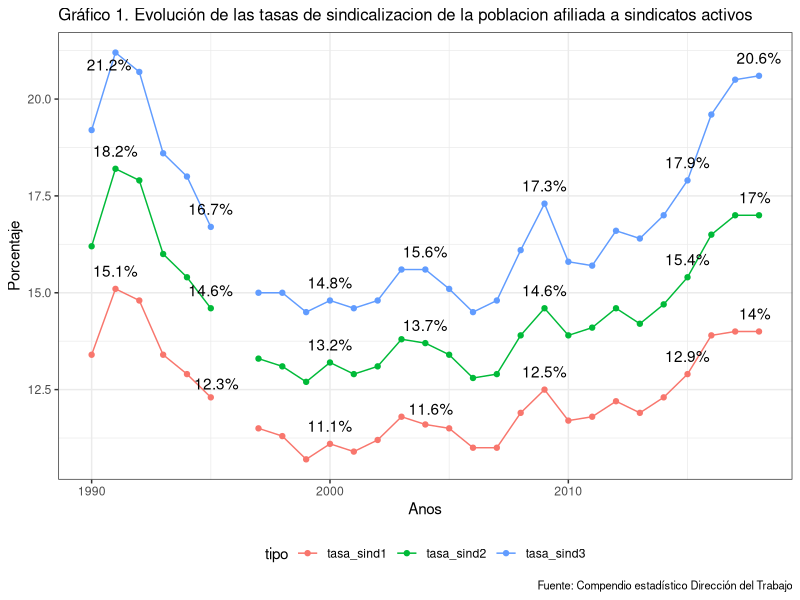
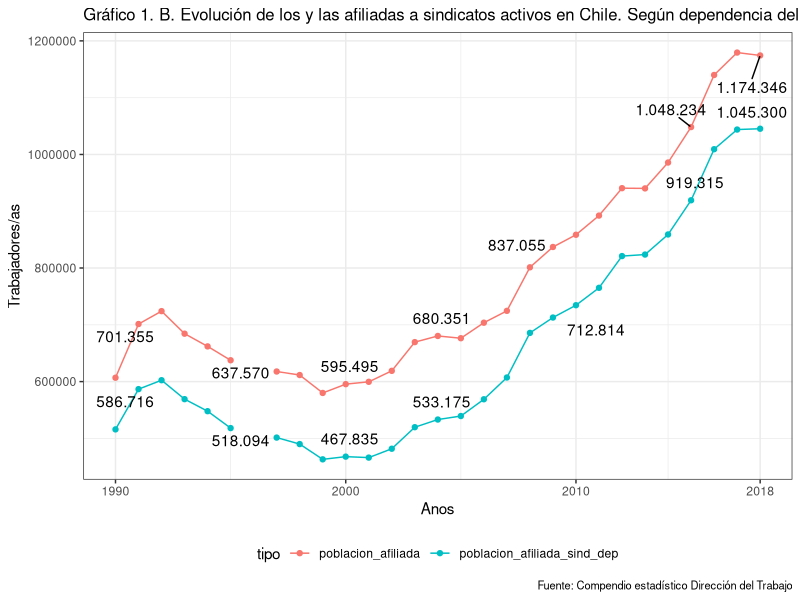
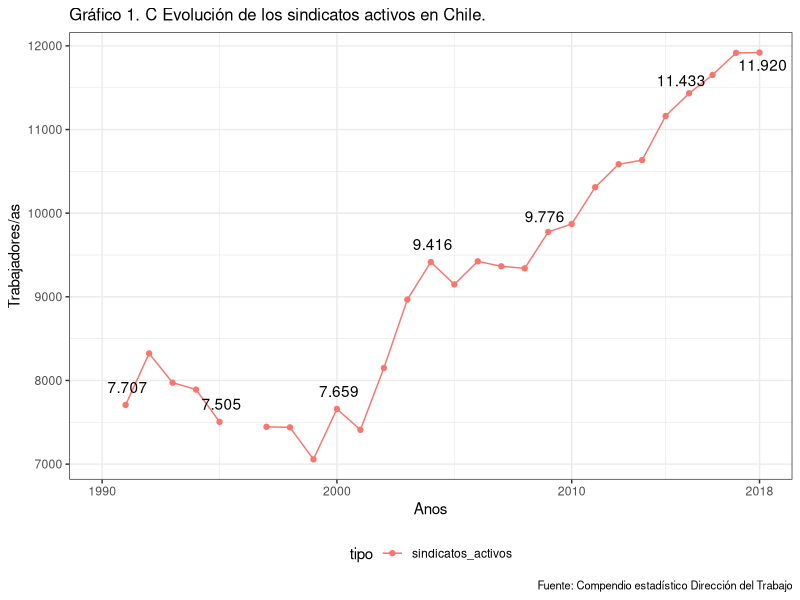
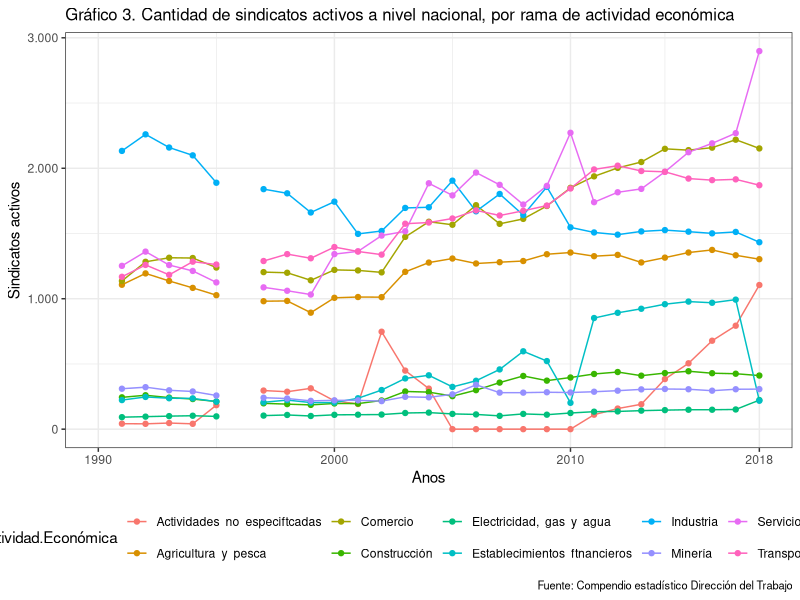
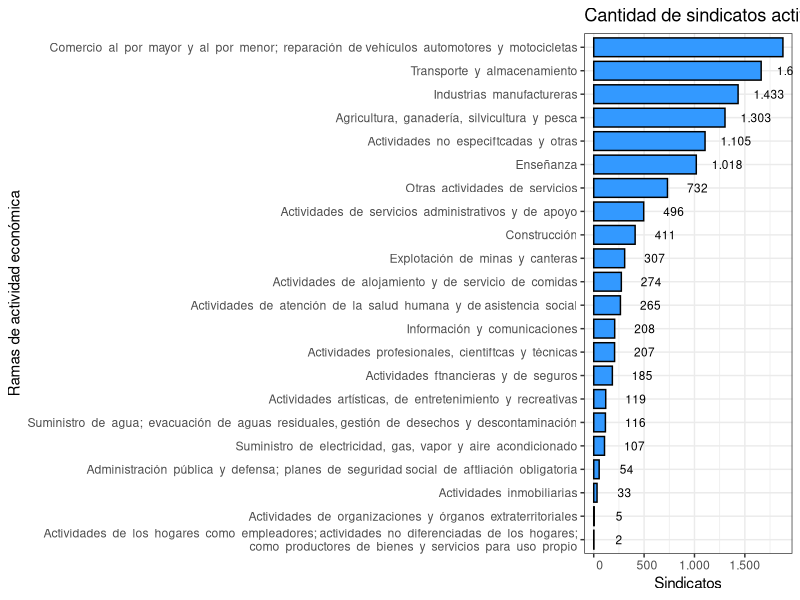
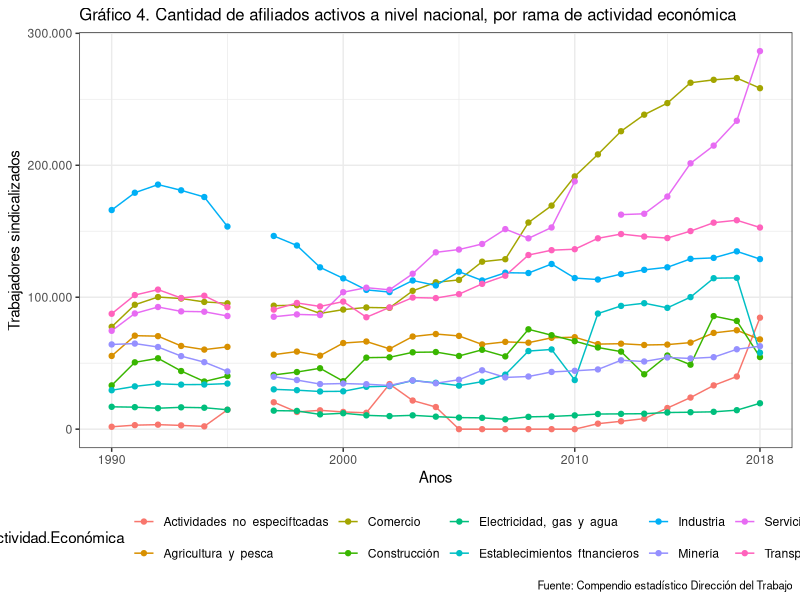
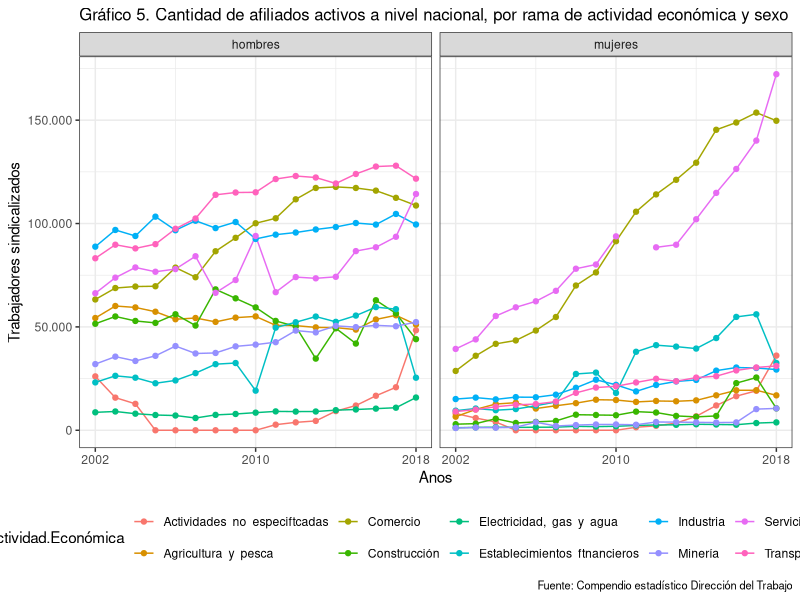
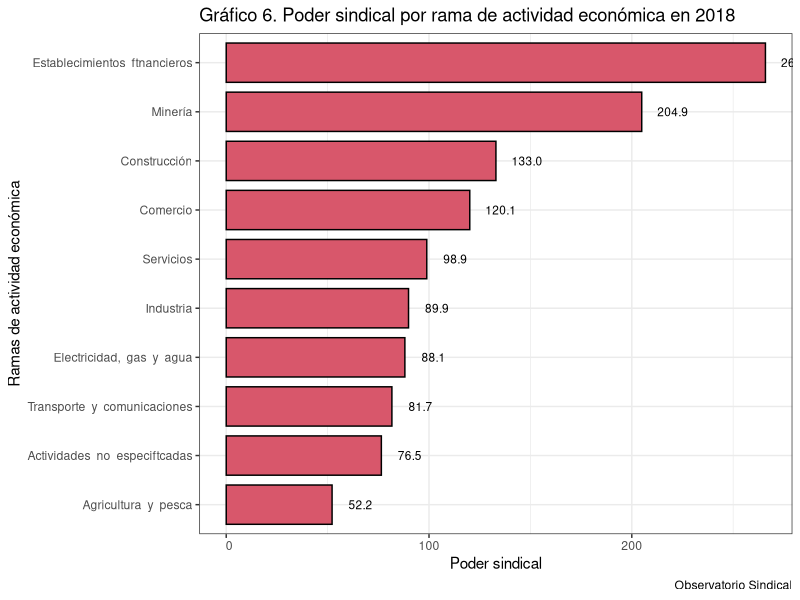

Source code (R) for these figures, in order: (Note: this script raises an error after producing the figures.)
library(tidyverse)
library(ggrepel)
library(openxlsx)
library(tibble)


# 1. OOSS -----------------------------------------------------------------



#### Cuadro1. Cantidad de sindicatos activos, poblacion afiliada a sindicatos activos, fuerza de trabajo y tasas de sindicalización, años 1990 a 1999 ####

f0<-c("ano",
      "sindicatos_activos",
      "poblacion_afiliada",
      "ft_ocupada1",
      "tasa_sind1",
      "ft_ocupada2",
      "tasa_sind2",
      "poblacion_afiliada_sind_dep",
      "ft_ocupada3",
      "tasa_sind3")

cuadro1<-rbind(
c(1990 ,NA   ,606812 ,4525530 ,13.4, 3745599, 16.2, 515825 ,2692459, 19.2),
c(1991 ,7707 ,701355 ,4630670 ,15.1, 3862016, 18.2, 586716 ,2765416, 21.2),
c(1992 ,8323 ,724065 ,4877430 ,14.8, 4054999, 17.9, 602435 ,2909679, 20.7),
c(1993 ,7974 ,684361 ,5109290 ,13.4, 4280082, 16.0, 569066 ,3067602, 18.6),
c(1994 ,7891 ,661966 ,5122760 ,12.9, 4305265, 15.4, 547862 ,3038135, 18.0),
c(1995 ,7505 ,637570 ,5174410 ,12.3, 4364825, 14.6, 518094 ,3100665, 16.7),
c(1996 ,NA   , NA     ,5298680 ,NA   ,4525632 ,NA   ,NA      ,3243452,  NA),
c(1997 ,7446 ,617761 ,5380190 ,11.5, 4643794, 13.3, 501386 ,3350654, 15.0),
c(1998 ,7439 ,611535 ,5432350 ,11.3, 4657376, 13.1, 489957 ,3276276, 15.0),
c(1999 ,7057 ,579996 ,5404480 ,10.7, 4552804, 12.7, 463071 ,3192874, 14.5),
c(2000, 7659, 595495, 5381460, 11.1, 4528339, 13.2, 467835, 3170319, 14.8),
c(2001, 7410, 599610, 5479390, 10.9, 4631937, 12.9, 466138, 3187987, 14.6),
c(2002, 8149, 618930, 5531260, 11.2, 4723018, 13.1, 481749, 3253178, 14.8),
c(2003, 8967, 669507, 5675130, 11.8, 4849564, 13.8, 519687, 3326674, 15.6),
c(2004, 9416, 680351, 5862900, 11.6, 4979719, 13.7, 533175, 3423609, 15.6),
c(2005, 9148, 676368, 5904999, 11.5, 5054172, 13.4, 539326, 3581293, 15.1),
c(2006, 9424, 703706, 6410982, 11.0, 5477846, 12.8, 568856, 3933474, 14.5),
c(2007, 9365, 724606, 6567241, 11.0, 5622264, 12.9, 607190, 4099492, 14.8),
c(2008, 9340, 801251, 6740408, 11.9, 5782781, 13.9, 685763, 4251018, 16.1),
c(2009, 9776, 837055, 6710990, 12.5, 5747152, 14.6, 712814, 4131857, 17.3),
c(2010, 9871  ,858571,  7353835, 11.7, 6172536, 13.9, 734495  ,4646299, 15.8),
c(2011 ,10310 ,892365,  7564346, 11.8, 6348945, 14.1, 765138  ,4863073, 15.7),
c(2012 ,10585 ,940603,  7699431, 12.2, 6441986, 14.6, 821041  ,4960005, 16.6),
c(2013 ,10634 ,940222,  7904048, 11.9, 6600648, 14.2, 823722  ,5024782, 16.4),
c(2014 ,11162 ,985770,  8013717, 12.3, 6686276, 14.7, 859093  ,5061592, 17.0),
c(2015 ,11433 ,1048234, 8136356, 12.9, 6815314, 15.4, 919315  ,5133964, 17.9),
c(2016 ,11653 ,1139955 ,8216865 ,13.9 ,6901108 ,16.5 ,1009255 ,5142873, 19.6),
c(2017 ,11916 ,1179445 ,8406527 ,14.0 ,6930930 ,17.0 ,1043865 ,5099920, 20.5),
c(2018 ,11920 ,1174346 ,8414056 ,14.0 ,6927523 ,17.0 ,1045300 ,5068372, 20.6)
)

cuadro1<-cuadro1 %>% as.data.frame()
names(cuadro1)<-f0
cuadro1


# Grafico 1

cuadro1 %>% select(ano,tasa_sind1,tasa_sind2,tasa_sind3) %>% 
  gather(tipo,tasa,-ano) %>% mutate(tasa=as.numeric(tasa)) %>% 
  ggplot(aes(x=ano,y=tasa,color=tipo)) + geom_line() + geom_point() + theme_bw() + 
  labs(title = "Gráfico 1. Evolución de las tasas de sindicalizacion de la poblacion afiliada a sindicatos activos",
       x="Anos",
       y = "Porcentaje",
       caption = "Fuente: Compendio estadístico Dirección del Trabajo") + 
  theme(legend.position = "bottom",plot.title = element_text(size=12),
        plot.subtitle = element_text(size=10),
        plot.caption = element_text(size=8)) + 
  geom_text_repel(aes(label=ifelse(ano%in%c(1991,1995,2000,2004,2009,2015,2018),format(paste0(round(tasa,1),"%")),"")), vjust=-1,colour="black")




ggsave(
  plot = last_plot(),
  filename = "Output/Graficos/1. OOSS/grafico1.Evolucion de las tasas de sindicalizacion de la poblacion afiliada a sindicatos activos.png",
  device = "png",
  dpi = "retina",
  units = "cm",
  width = 33,
  height = 17
)


cuadro1 %>% select(ano,poblacion_afiliada,poblacion_afiliada_sind_dep) %>% 
  gather(tipo,tasa,-ano) %>% mutate(tasa=as.numeric(tasa)) %>% 
  ggplot(aes(x=ano,y=tasa,color=tipo)) + geom_line() + geom_point() + theme_bw() + 
  labs(title = "Gráfico 1. B. Evolución de los y las afiliadas a sindicatos activos en Chile. Según dependencia del sindicato.",
       x="Anos",
       y = "Trabajadores/as",
       caption = "Fuente: Compendio estadístico Dirección del Trabajo") + 
  theme(legend.position = "bottom",plot.title = element_text(size=12),
        plot.subtitle = element_text(size=10),
        plot.caption = element_text(size=8)) + 
  geom_text_repel(aes(label=ifelse(ano%in%c(1991,1995,2000,2004,2009,2015,2018),format(tasa, big.mark = ".", scientific = FALSE),"")), vjust=-1,colour="black") +
  scale_x_continuous(limits = c(1990, 2018),breaks = c(1990,2000,2010,2018))

ggsave(
  plot = last_plot(),
  filename = "Output/Graficos/1. OOSS/grafico1.B Evolución de los y las afiliadas a sindicatos activos en Chile. Según dependencia del sindicato.png",
  device = "png",
  dpi = "retina",
  units = "cm",
  width = 33,
  height = 17
)


cuadro1 %>% select(ano,sindicatos_activos) %>% 
  gather(tipo,tasa,-ano) %>% mutate(tasa=as.numeric(tasa)) %>% 
  ggplot(aes(x=ano,y=tasa,color=tipo)) + geom_line() + geom_point() + theme_bw() + 
  labs(title = "Gráfico 1. C Evolución de los sindicatos activos en Chile.",
       x="Anos",
       y = "Trabajadores/as",
       caption = "Fuente: Compendio estadístico Dirección del Trabajo") + 
  theme(legend.position = "bottom",plot.title = element_text(size=12),
        plot.subtitle = element_text(size=10),
        plot.caption = element_text(size=8)) + 
  geom_text_repel(aes(label=ifelse(ano%in%c(1991,1995,2000,2004,2009,2015,2018),format(tasa, big.mark = ".", scientific = FALSE),"")), vjust=-1,colour="black") +
  scale_x_continuous(limits = c(1990, 2018),breaks = c(1990,2000,2010,2018))


ggsave(
  plot = last_plot(),
  filename = "Output/Graficos/1. OOSS/grafico1.C Evolución de los sindicatos activos en Chile.png",
  device = "png",
  dpi = "retina",
  units = "cm",
  width = 33,
  height = 17
)


#### Cuadro 2. Cantidad de trabajadores afiliados a sindicatos activos, fuerza de trabajo ocupada, y tasa de sindicalización, según sexo ####

cuadro2<-rbind(
c(2002, 497272, 121658, 618930 , 3241454, 1481566, 4723020, 15.3, 8.2  ,13.1),
c(2003, 531238, 138269, 669507 , 3298663, 1550891, 4849554, 16.1, 8.9  ,13.8),
c(2004, 522271, 158080, 680351 , 3335792, 1643938, 4979730, 15.7, 9.6  ,13.7),
c(2005, 515114, 161254, 676368 , 3376302, 1677870, 5054172, 15.3, 9.6  ,13.4),
c(2006, 532661, 171045, 703706 , 3627100, 1850746, 5477846, 14.7, 9.2  ,12.8),
c(2007, 537651, 186955, 724606 , 3683805, 1938459, 5622264, 14.6, 9.6  ,12.9),
c(2008, 562172, 239079, 801251 , 3738207, 2044574, 5782781, 15.0, 11.7 ,13.9),
c(2009, 580795, 256260, 837055 , 3661636, 2085516, 5747152, 15.9, 12.3 ,14.6),
c(2010, 585384, 273187, 858571 , 3822903, 2349633, 6172536, 15.3, 11.6 ,13.9),
c(2011, 593203, 299162, 892365 , 3883465, 2465480, 6348945, 15.3, 12.1 ,14.1),
c(2012, 618610, 321993, 940603 , 3930414, 2511571, 6441986, 15.7, 12.8 ,14.6),
c(2013, 610485, 329737, 940222 , 4005377, 2595271, 6600648, 15.2, 12.7 ,14.2),
c(2014, 630512, 355258, 985770 , 4035930, 2650346, 6686276, 15.6, 13.4 ,14.7),
c(2015, 646093, 402141, 1048234, 4081413, 2733898, 6815311, 15.8, 14.7 ,15.4),
c(2016, 683516, 455528, 1139044, 4153796, 2747312, 6901108, 16.5, 16.6 ,16.5),
c(2017, 691381, 488064, 1179445, 4157795, 2773138, 6930933, 16.6, 17.6 ,17.0),
c(2018, 681399, 492947, 1174346, 4149084, 2778439, 6927523, 16.4, 17.7 ,17.0)
) %>% as.data.frame()

names(cuadro2)<-c("ano","afiliados_hombres","afiliados_mujeres","afiliados_total",
                  "ft_hombres","ft_mujeres","ft_total","ft_hombres", "ft_mujeres","ft_total")


#### Cuadro 3. Cantidad de sindicatos activos a nivel nacional, por rama de actividad económica ####

# CIIU rev 2 1991-2010
cuadro3_1<-cbind(
read.xlsx("Input/Ilovepdf/1. OOSS.xlsx",sheet = 5,rows=c(1:12),cols=c(1:8),na.strings = "**"),
read.xlsx("Input/Ilovepdf/1. OOSS.xlsx",sheet = 6,rows=c(1:12),cols=c(2:8),na.strings = "**"),
read.xlsx("Input/Ilovepdf/1. OOSS.xlsx",sheet = 7,rows=c(2:13),cols=c(2:8),na.strings = "**")
)

# CIIU rev 3 2011-2017
cuadro3_2<-read.xlsx("Input/Ilovepdf/1. OOSS.xlsx",sheet = 8,rows=c(2:21),cols=c(1:8),na.strings = "**")

# CIIU rev 4 2018
cuadro3_3<-read.xlsx("Input/Ilovepdf/1. OOSS.xlsx",sheet = 9,rows=c(2:25),cols=c(1:2),na.strings = "**")


cuadro3_2_r<-cuadro3_2 %>% add_row(Rama.Actividad.Económica="Agricultura  y  pesca",
                      `2011`=sum(.$`2011`[1]+.$`2011`[2]),
                      `2012`=sum(.$`2012`[1]+.$`2012`[2]),
                      `2013`=sum(.$`2013`[1]+.$`2013`[2]),
                      `2014`=sum(.$`2014`[1]+.$`2014`[2]),
                      `2015`=sum(.$`2015`[1]+.$`2015`[2]),
                      `2016`=sum(.$`2016`[1]+.$`2016`[2]),
                      `2017`=sum(.$`2017`[1]+.$`2017`[2])) %>% 
  
              add_row(Rama.Actividad.Económica="Minería",
                      `2011`=sum(.$`2011`[3]),
                      `2012`=sum(.$`2012`[3]),
                      `2013`=sum(.$`2013`[3]),
                      `2014`=sum(.$`2014`[3]),
                      `2015`=sum(.$`2015`[3]),
                      `2016`=sum(.$`2016`[3]),
                      `2017`=sum(.$`2017`[3])) %>%
  
              add_row(Rama.Actividad.Económica="Industria",
                      `2011`=sum(.$`2011`[4]),
                      `2012`=sum(.$`2012`[4]),
                      `2013`=sum(.$`2013`[4]),
                      `2014`=sum(.$`2014`[4]),
                      `2015`=sum(.$`2015`[4]),
                      `2016`=sum(.$`2016`[4]),
                      `2017`=sum(.$`2017`[4])) %>%
  
              add_row(Rama.Actividad.Económica="Electricidad,  gas  y  agua",
                      `2011`=sum(.$`2011`[5]),
                      `2012`=sum(.$`2012`[5]),
                      `2013`=sum(.$`2013`[5]),
                      `2014`=sum(.$`2014`[5]),
                      `2015`=sum(.$`2015`[5]),
                      `2016`=sum(.$`2016`[5]),
                      `2017`=sum(.$`2017`[5])) %>%
  
              add_row(Rama.Actividad.Económica="Construcción",
                      `2011`=sum(.$`2011`[6]),
                      `2012`=sum(.$`2012`[6]),
                      `2013`=sum(.$`2013`[6]),
                      `2014`=sum(.$`2014`[6]),
                      `2015`=sum(.$`2015`[6]),
                      `2016`=sum(.$`2016`[6]),
                      `2017`=sum(.$`2017`[6])) %>%
  
              add_row(Rama.Actividad.Económica="Comercio",
                      `2011`=sum(.$`2011`[7]+.$`2011`[8]),
                      `2012`=sum(.$`2012`[7]+.$`2012`[8]),
                      `2013`=sum(.$`2013`[7]+.$`2013`[8]),
                      `2014`=sum(.$`2014`[7]+.$`2014`[8]),
                      `2015`=sum(.$`2015`[7]+.$`2015`[8]),
                      `2016`=sum(.$`2016`[7]+.$`2016`[8]),
                      `2017`=sum(.$`2017`[7]+.$`2017`[8])) %>%
  
              add_row(Rama.Actividad.Económica="Transporte  y  comunicaciones",
                      `2011`=sum(.$`2011`[9]),
                      `2012`=sum(.$`2012`[9]),
                      `2013`=sum(.$`2013`[9]),
                      `2014`=sum(.$`2014`[9]),
                      `2015`=sum(.$`2015`[9]),
                      `2016`=sum(.$`2016`[9]),
                      `2017`=sum(.$`2017`[9])) %>%
  
              add_row(Rama.Actividad.Económica="Establecimientos  ftnancieros",
                      `2011`=sum(.$`2011`[10]+.$`2011`[11]),
                      `2012`=sum(.$`2012`[10]+.$`2012`[11]),
                      `2013`=sum(.$`2013`[10]+.$`2013`[11]),
                      `2014`=sum(.$`2014`[10]+.$`2014`[11]),
                      `2015`=sum(.$`2015`[10]+.$`2015`[11]),
                      `2016`=sum(.$`2016`[10]+.$`2016`[11]),
                      `2017`=sum(.$`2017`[10]+.$`2017`[11])) %>%
  
              add_row(Rama.Actividad.Económica="Servicios",
                      `2011`=sum(.$`2011`[12]+.$`2011`[13]+.$`2011`[14]+.$`2011`[15]+.$`2011`[16]+.$`2011`[17]),
                      `2012`=sum(.$`2012`[12]+.$`2012`[13]+.$`2012`[14]+.$`2012`[15]+.$`2012`[16]+.$`2012`[17]),
                      `2013`=sum(.$`2013`[12]+.$`2013`[13]+.$`2013`[14]+.$`2013`[15]+.$`2013`[16]+.$`2013`[17]),
                      `2014`=sum(.$`2014`[12]+.$`2014`[13]+.$`2014`[14]+.$`2014`[15]+.$`2014`[16]+.$`2014`[17]),
                      `2015`=sum(.$`2015`[12]+.$`2015`[13]+.$`2015`[14]+.$`2015`[15]+.$`2015`[16]+.$`2015`[17]),
                      `2016`=sum(.$`2016`[12]+.$`2016`[13]+.$`2016`[14]+.$`2016`[15]+.$`2016`[16]+.$`2016`[17]),
                      `2017`=sum(.$`2017`[12]+.$`2017`[13]+.$`2017`[14]+.$`2017`[15]+.$`2017`[16]+.$`2017`[17])) %>%
  
              add_row(Rama.Actividad.Económica="Actividades  no  especiftcadas",
                      `2011`=sum(.$`2011`[18]),
                      `2012`=sum(.$`2012`[18]),
                      `2013`=sum(.$`2013`[18]),
                      `2014`=sum(.$`2014`[18]),
                      `2015`=sum(.$`2015`[18]),
                      `2016`=sum(.$`2016`[18]),
                      `2017`=sum(.$`2017`[18]))


cuadro3_3_r<-cuadro3_3 %>% add_row(Rama.Actividad.Económica="Agricultura  y  pesca",
                                   `2018`=sum(.$`2018`[1])) %>% 
  
  add_row(Rama.Actividad.Económica="Minería",
          `2018`=sum(.$`2018`[2])) %>%
  
  add_row(Rama.Actividad.Económica="Industria",
          `2018`=sum(.$`2018`[3])) %>%
  
  add_row(Rama.Actividad.Económica="Electricidad,  gas  y  agua",
          `2018`=sum(.$`2018`[4]+.$`2018`[5])) %>%
  
  add_row(Rama.Actividad.Económica="Construcción",
          `2018`=sum(.$`2018`[6])) %>%
  
  add_row(Rama.Actividad.Económica="Comercio",
          `2018`=sum(.$`2018`[7]+.$`2018`[9])) %>%
  
  add_row(Rama.Actividad.Económica="Transporte  y  comunicaciones",
          `2018`=sum(.$`2018`[8]+.$`2018`[10])) %>%
  
  add_row(Rama.Actividad.Económica="Establecimientos  ftnancieros",
          `2018`=sum(.$`2018`[11]+.$`2018`[12])) %>%
  
  add_row(Rama.Actividad.Económica="Servicios",
          `2018`=sum(.$`2018`[13]+.$`2018`[14]+.$`2018`[15]+.$`2018`[16]+.$`2018`[17]+.$`2018`[18]+.$`2018`[19]+.$`2018`[20]+.$`2018`[21])) %>%
  
  add_row(Rama.Actividad.Económica="Actividades  no  especiftcadas",
          `2018`=sum(.$`2018`[22]))

  
cuadro3<-merge(cuadro3_1,cuadro3_2_r,by="Rama.Actividad.Económica",all.x = TRUE)
cuadro3<-merge(cuadro3,cuadro3_3_r,by="Rama.Actividad.Económica",all.x = TRUE)

cuadro3<-unique( cuadro3 )
cuadro3<-cuadro3[-3,]

# Grafico 3
cuadro3 %>% filter(Rama.Actividad.Económica!="Total") %>% 
  gather(ano,sindicatos,-Rama.Actividad.Económica) %>% mutate(tasa=as.numeric(sindicatos),
                                                              ano=as.numeric(ano)) %>% 
  ggplot(aes(x=ano,y=sindicatos,color=Rama.Actividad.Económica)) + geom_line() + geom_point() + theme_bw() + 
  labs(title = "Gráfico 3. Cantidad de sindicatos activos a nivel nacional, por rama de actividad económica",
       x="Anos",
       y = "Sindicatos activos",
       caption = "Fuente: Compendio estadístico Dirección del Trabajo") + 
  theme(legend.position = "bottom",plot.title = element_text(size=12),
        plot.subtitle = element_text(size=10),
        plot.caption = element_text(size=8)) + scale_y_continuous(labels=function(x) format(x, big.mark = ".", scientific = FALSE))+
  scale_x_continuous(limits = c(1990, 2018),breaks = c(1990,2000,2010,2018))

ggsave(
  plot = last_plot(),
  filename = "Output/Graficos/1. OOSS/grafico3.Cantidad de sindicatos activos a nivel nacional, por rama de actividad económica.png",
  device = "png",
  dpi = "retina",
  units = "cm",
  width = 33,
  height = 17
)


#### Cuadro 3 solo 2018 (ramas desagregadas)

cuadro3_3 %>% filter(Rama.Actividad.Económica!="Total") %>% 
  ggplot(aes(x=as.factor(reorder(Rama.Actividad.Económica,`2018`)),y=`2018`))+
  geom_bar(stat="identity", fill="#3399FF", colour="black", width=0.8) + 
  scale_y_continuous(labels=function(x) format(x, big.mark = ".", scientific = FALSE)) +
  theme_bw() +  coord_flip() + 
  geom_text(aes(label = format(`2018`, big.mark = ".", scientific = FALSE)), hjust=-0.5, colour = "black", size=3.0) +
  labs(title="Cantidad de sindicatos activos a nivel nacional, por rama de actividad económica en 2018",
       x="Ramas de actividad económica", 
       y = "Sindicatos")



#### Cuadro 4. y 5. Cantidad de afiliados ####

## 1990 a 2001
cuadro4_1<-cbind(
  read.xlsx("Input/Ilovepdf/1. OOSS.xlsx",sheet = 10,rows=c(1:12),cols=c(1:7),na.strings = "**"),
  read.xlsx("Input/Ilovepdf/1. OOSS.xlsx",sheet = 11,rows=c(2:13),cols=c(2:7),na.strings = "**")
)

## 2002 a 2010

a<-read.xlsx("Input/Ilovepdf/1. OOSS.xlsx",sheet = 12,rows=c(4:14),cols=c(1:10),na.strings = "**",colNames = FALSE)
b<-read.xlsx("Input/Ilovepdf/1. OOSS.xlsx",sheet = 13,rows=c(3:13),cols=c(2:10),na.strings = "**",colNames = FALSE)
c<-read.xlsx("Input/Ilovepdf/1. OOSS.xlsx",sheet = 14,rows=c(3:13),cols=c(2:10),na.strings = "**",colNames = FALSE)
names(a)<-c("Rama.Actividad.Económica","h2","m2","t2","h3","m3","t3","h4","m4","t4")
names(b)<-c("h5","m5","t5","h6","m6","t6","h7","m7","t7")
names(c)<-c("h8","m8","t8","h9","m9","t9","h10","m10","t10")
cuadro4_2_sexo<-cbind(a,b,c)

cuadro4_2<-cuadro4_2_sexo %>% select(1,4,7,10,13,16,19,22,25,28)

## 2011 a 2017
cuadro4_3_sexo<-cbind(
read.xlsx("Input/Ilovepdf/1. OOSS.xlsx",sheet = 15,rows=c(4:22),cols=c(1:7),na.strings = "**",colNames = FALSE),
read.xlsx("Input/Ilovepdf/1. OOSS.xlsx",sheet = 16,rows=c(4:22),cols=c(2:7),na.strings = "**",colNames = FALSE),
read.xlsx("Input/Ilovepdf/1. OOSS.xlsx",sheet = 17,rows=c(4:22),cols=c(2:7),na.strings = "**",colNames = FALSE),
read.xlsx("Input/Ilovepdf/1. OOSS.xlsx",sheet = 18,rows=c(4:22),cols=c(2:4),na.strings = "**",colNames = FALSE)
)

names(cuadro4_3_sexo)<-c("Rama.Actividad.Económica","h11","m11","t11","h12","m12","t12","h13","m13","t13","h14","m14","t14",
                               "h15","m15","t15","h16","m16","t16","h17","m17","t17")

cuadro4_3<-cuadro4_3_sexo %>% select(1,4,7,10,13,16,19,22)


## 2018
cuadro4_4_sexo<-read.xlsx("Input/Ilovepdf/1. OOSS.xlsx",sheet = 19,rows=c(3:26),cols=c(1:4),na.strings = "**")
names(cuadro4_4_sexo)<-c("Rama.Actividad.Económica","h18","m18","t18")
cuadro4_4<-cuadro4_4_sexo %>% select(1,4)

## A. Primero sin sexo

cuadro4_1
cuadro4_2
colnames(cuadro4_2)<-c("Rama.Actividad.Económica",2002,2003,2004,2005,2006,2007,2008,2009,2010)

colnames(cuadro4_3)<-c("Rama.Actividad.Económica",2011,2012,2013,2014,2015,2016,2017)

cuadro4_3<-cuadro4_3 %>% add_row(Rama.Actividad.Económica="Agricultura  y  pesca",
                                   `2011`=sum(.$`2011`[1]+.$`2011`[2]),
                                   `2012`=sum(.$`2012`[1]+.$`2012`[2]),
                                   `2013`=sum(.$`2013`[1]+.$`2013`[2]),
                                   `2014`=sum(.$`2014`[1]+.$`2014`[2]),
                                   `2015`=sum(.$`2015`[1]+.$`2015`[2]),
                                   `2016`=sum(.$`2016`[1]+.$`2016`[2]),
                                   `2017`=sum(.$`2017`[1]+.$`2017`[2])) %>% 
  
  add_row(Rama.Actividad.Económica="Minería",
          `2011`=sum(.$`2011`[3]),
          `2012`=sum(.$`2012`[3]),
          `2013`=sum(.$`2013`[3]),
          `2014`=sum(.$`2014`[3]),
          `2015`=sum(.$`2015`[3]),
          `2016`=sum(.$`2016`[3]),
          `2017`=sum(.$`2017`[3])) %>%
  
  add_row(Rama.Actividad.Económica="Industria",
          `2011`=sum(.$`2011`[4]),
          `2012`=sum(.$`2012`[4]),
          `2013`=sum(.$`2013`[4]),
          `2014`=sum(.$`2014`[4]),
          `2015`=sum(.$`2015`[4]),
          `2016`=sum(.$`2016`[4]),
          `2017`=sum(.$`2017`[4])) %>%
  
  add_row(Rama.Actividad.Económica="Electricidad,  gas  y  agua",
          `2011`=sum(.$`2011`[5]),
          `2012`=sum(.$`2012`[5]),
          `2013`=sum(.$`2013`[5]),
          `2014`=sum(.$`2014`[5]),
          `2015`=sum(.$`2015`[5]),
          `2016`=sum(.$`2016`[5]),
          `2017`=sum(.$`2017`[5])) %>%
  
  add_row(Rama.Actividad.Económica="Construcción",
          `2011`=sum(.$`2011`[6]),
          `2012`=sum(.$`2012`[6]),
          `2013`=sum(.$`2013`[6]),
          `2014`=sum(.$`2014`[6]),
          `2015`=sum(.$`2015`[6]),
          `2016`=sum(.$`2016`[6]),
          `2017`=sum(.$`2017`[6])) %>%
  
  add_row(Rama.Actividad.Económica="Comercio",
          `2011`=sum(.$`2011`[7]+.$`2011`[8]),
          `2012`=sum(.$`2012`[7]+.$`2012`[8]),
          `2013`=sum(.$`2013`[7]+.$`2013`[8]),
          `2014`=sum(.$`2014`[7]+.$`2014`[8]),
          `2015`=sum(.$`2015`[7]+.$`2015`[8]),
          `2016`=sum(.$`2016`[7]+.$`2016`[8]),
          `2017`=sum(.$`2017`[7]+.$`2017`[8])) %>%
  
  add_row(Rama.Actividad.Económica="Transporte  y  comunicaciones",
          `2011`=sum(.$`2011`[9]),
          `2012`=sum(.$`2012`[9]),
          `2013`=sum(.$`2013`[9]),
          `2014`=sum(.$`2014`[9]),
          `2015`=sum(.$`2015`[9]),
          `2016`=sum(.$`2016`[9]),
          `2017`=sum(.$`2017`[9])) %>%
  
  add_row(Rama.Actividad.Económica="Establecimientos  ftnancieros",
          `2011`=sum(.$`2011`[10]+.$`2011`[11]),
          `2012`=sum(.$`2012`[10]+.$`2012`[11]),
          `2013`=sum(.$`2013`[10]+.$`2013`[11]),
          `2014`=sum(.$`2014`[10]+.$`2014`[11]),
          `2015`=sum(.$`2015`[10]+.$`2015`[11]),
          `2016`=sum(.$`2016`[10]+.$`2016`[11]),
          `2017`=sum(.$`2017`[10]+.$`2017`[11])) %>%
  
  add_row(Rama.Actividad.Económica="Servicios",
          `2011`=sum(.$`2011`[12]+.$`2011`[13]+.$`2011`[14]+.$`2011`[15]+.$`2011`[16]+.$`2011`[17]),
          `2012`=sum(.$`2012`[12]+.$`2012`[13]+.$`2012`[14]+.$`2012`[15]+.$`2012`[16]+.$`2012`[17]),
          `2013`=sum(.$`2013`[12]+.$`2013`[13]+.$`2013`[14]+.$`2013`[15]+.$`2013`[16]+.$`2013`[17]),
          `2014`=sum(.$`2014`[12]+.$`2014`[13]+.$`2014`[14]+.$`2014`[15]+.$`2014`[16]+.$`2014`[17]),
          `2015`=sum(.$`2015`[12]+.$`2015`[13]+.$`2015`[14]+.$`2015`[15]+.$`2015`[16]+.$`2015`[17]),
          `2016`=sum(.$`2016`[12]+.$`2016`[13]+.$`2016`[14]+.$`2016`[15]+.$`2016`[16]+.$`2016`[17]),
          `2017`=sum(.$`2017`[12]+.$`2017`[13]+.$`2017`[14]+.$`2017`[15]+.$`2017`[16]+.$`2017`[17])) %>%
  
  add_row(Rama.Actividad.Económica="Actividades  no  especiftcadas",
          `2011`=sum(.$`2011`[18]),
          `2012`=sum(.$`2012`[18]),
          `2013`=sum(.$`2013`[18]),
          `2014`=sum(.$`2014`[18]),
          `2015`=sum(.$`2015`[18]),
          `2016`=sum(.$`2016`[18]),
          `2017`=sum(.$`2017`[18]))



colnames(cuadro4_4)<-c("Rama.Actividad.Económica",2018)

cuadro4_4<-cuadro4_4 %>% add_row(Rama.Actividad.Económica="Agricultura  y  pesca",
                                   `2018`=sum(.$`2018`[1])) %>% 
  
  add_row(Rama.Actividad.Económica="Minería",
          `2018`=sum(.$`2018`[2])) %>%
  
  add_row(Rama.Actividad.Económica="Industria",
          `2018`=sum(.$`2018`[3])) %>%
  
  add_row(Rama.Actividad.Económica="Electricidad,  gas  y  agua",
          `2018`=sum(.$`2018`[4]+.$`2018`[5])) %>%
  
  add_row(Rama.Actividad.Económica="Construcción",
          `2018`=sum(.$`2018`[6])) %>%
  
  add_row(Rama.Actividad.Económica="Comercio",
          `2018`=sum(.$`2018`[7]+.$`2018`[9])) %>%
  
  add_row(Rama.Actividad.Económica="Transporte  y  comunicaciones",
          `2018`=sum(.$`2018`[8]+.$`2018`[10])) %>%
  
  add_row(Rama.Actividad.Económica="Establecimientos  ftnancieros",
          `2018`=sum(.$`2018`[11]+.$`2018`[12])) %>%
  
  add_row(Rama.Actividad.Económica="Servicios",
          `2018`=sum(.$`2018`[13]+.$`2018`[14]+.$`2018`[15]+.$`2018`[16]+.$`2018`[17]+.$`2018`[18]+.$`2018`[19]+.$`2018`[20]+.$`2018`[21])) %>%
  
  add_row(Rama.Actividad.Económica="Actividades  no  especiftcadas",
          `2018`=sum(.$`2018`[22]))

cuadro4<-merge(cuadro4_1,cuadro4_2,by="Rama.Actividad.Económica")

cuadro4<-merge(cuadro4,cuadro4_3,by="Rama.Actividad.Económica",all.x = TRUE)
cuadro4<-merge(cuadro4,cuadro4_4,by="Rama.Actividad.Económica",all.x = TRUE)

cuadro4<-unique( cuadro4 )
cuadro4<-cuadro4[-3,]

cuadro4 %>% filter(Rama.Actividad.Económica!="Total") %>% 
  gather(ano,afiliados,-Rama.Actividad.Económica) %>% mutate(tasa=as.numeric(afiliados),
                                                              ano=as.numeric(ano)) %>% 
  ggplot(aes(x=ano,y=afiliados,color=Rama.Actividad.Económica)) + geom_line() + geom_point() + theme_bw() + 
  labs(title = "Gráfico 4. Cantidad de afiliados activos a nivel nacional, por rama de actividad económica",
       x="Anos",
       y = "Trabajadores sindicalizados",
       caption = "Fuente: Compendio estadístico Dirección del Trabajo") + 
  theme(legend.position = "bottom",plot.title = element_text(size=12),
        plot.subtitle = element_text(size=10),
        plot.caption = element_text(size=8)) + scale_y_continuous(labels=function(x) format(x, big.mark = ".", scientific = FALSE))+
  scale_x_continuous(limits = c(1990, 2018),breaks = c(1990,2000,2010,2018))



ggsave(
  plot = last_plot(),
  filename = "Output/Graficos/1. OOSS/grafico4.Cantidad de afiliados a nivel nacional, por rama de actividad económica.png",
  device = "png",
  dpi = "retina",
  units = "cm",
  width = 33,
  height = 17
)


## B. Con sexo (cuadro 5) (solo desde 2002)

# hombres
cuadro4_2<-cuadro4_2_sexo %>% select(1,4-2,7-2,10-2,13-2,16-2,19-2,22-2,25-2,28-2)
cuadro4_3<-cuadro4_3_sexo %>% select(1,4-2,7-2,10-2,13-2,16-2,19-2,22-2)
cuadro4_4<-cuadro4_4_sexo %>% select(1,4-2)

colnames(cuadro4_2)<-c("Rama.Actividad.Económica",2002,2003,2004,2005,2006,2007,2008,2009,2010)

colnames(cuadro4_3)<-c("Rama.Actividad.Económica",2011,2012,2013,2014,2015,2016,2017)

cuadro4_3<-cuadro4_3 %>% add_row(Rama.Actividad.Económica="Agricultura  y  pesca",
                                 `2011`=sum(.$`2011`[1]+.$`2011`[2]),
                                 `2012`=sum(.$`2012`[1]+.$`2012`[2]),
                                 `2013`=sum(.$`2013`[1]+.$`2013`[2]),
                                 `2014`=sum(.$`2014`[1]+.$`2014`[2]),
                                 `2015`=sum(.$`2015`[1]+.$`2015`[2]),
                                 `2016`=sum(.$`2016`[1]+.$`2016`[2]),
                                 `2017`=sum(.$`2017`[1]+.$`2017`[2])) %>% 
  
  add_row(Rama.Actividad.Económica="Minería",
          `2011`=sum(.$`2011`[3]),
          `2012`=sum(.$`2012`[3]),
          `2013`=sum(.$`2013`[3]),
          `2014`=sum(.$`2014`[3]),
          `2015`=sum(.$`2015`[3]),
          `2016`=sum(.$`2016`[3]),
          `2017`=sum(.$`2017`[3])) %>%
  
  add_row(Rama.Actividad.Económica="Industria",
          `2011`=sum(.$`2011`[4]),
          `2012`=sum(.$`2012`[4]),
          `2013`=sum(.$`2013`[4]),
          `2014`=sum(.$`2014`[4]),
          `2015`=sum(.$`2015`[4]),
          `2016`=sum(.$`2016`[4]),
          `2017`=sum(.$`2017`[4])) %>%
  
  add_row(Rama.Actividad.Económica="Electricidad,  gas  y  agua",
          `2011`=sum(.$`2011`[5]),
          `2012`=sum(.$`2012`[5]),
          `2013`=sum(.$`2013`[5]),
          `2014`=sum(.$`2014`[5]),
          `2015`=sum(.$`2015`[5]),
          `2016`=sum(.$`2016`[5]),
          `2017`=sum(.$`2017`[5])) %>%
  
  add_row(Rama.Actividad.Económica="Construcción",
          `2011`=sum(.$`2011`[6]),
          `2012`=sum(.$`2012`[6]),
          `2013`=sum(.$`2013`[6]),
          `2014`=sum(.$`2014`[6]),
          `2015`=sum(.$`2015`[6]),
          `2016`=sum(.$`2016`[6]),
          `2017`=sum(.$`2017`[6])) %>%
  
  add_row(Rama.Actividad.Económica="Comercio",
          `2011`=sum(.$`2011`[7]+.$`2011`[8]),
          `2012`=sum(.$`2012`[7]+.$`2012`[8]),
          `2013`=sum(.$`2013`[7]+.$`2013`[8]),
          `2014`=sum(.$`2014`[7]+.$`2014`[8]),
          `2015`=sum(.$`2015`[7]+.$`2015`[8]),
          `2016`=sum(.$`2016`[7]+.$`2016`[8]),
          `2017`=sum(.$`2017`[7]+.$`2017`[8])) %>%
  
  add_row(Rama.Actividad.Económica="Transporte  y  comunicaciones",
          `2011`=sum(.$`2011`[9]),
          `2012`=sum(.$`2012`[9]),
          `2013`=sum(.$`2013`[9]),
          `2014`=sum(.$`2014`[9]),
          `2015`=sum(.$`2015`[9]),
          `2016`=sum(.$`2016`[9]),
          `2017`=sum(.$`2017`[9])) %>%
  
  add_row(Rama.Actividad.Económica="Establecimientos  ftnancieros",
          `2011`=sum(.$`2011`[10]+.$`2011`[11]),
          `2012`=sum(.$`2012`[10]+.$`2012`[11]),
          `2013`=sum(.$`2013`[10]+.$`2013`[11]),
          `2014`=sum(.$`2014`[10]+.$`2014`[11]),
          `2015`=sum(.$`2015`[10]+.$`2015`[11]),
          `2016`=sum(.$`2016`[10]+.$`2016`[11]),
          `2017`=sum(.$`2017`[10]+.$`2017`[11])) %>%
  
  add_row(Rama.Actividad.Económica="Servicios",
          `2011`=sum(.$`2011`[12]+.$`2011`[13]+.$`2011`[14]+.$`2011`[15]+.$`2011`[16]+.$`2011`[17]),
          `2012`=sum(.$`2012`[12]+.$`2012`[13]+.$`2012`[14]+.$`2012`[15]+.$`2012`[16]+.$`2012`[17]),
          `2013`=sum(.$`2013`[12]+.$`2013`[13]+.$`2013`[14]+.$`2013`[15]+.$`2013`[16]+.$`2013`[17]),
          `2014`=sum(.$`2014`[12]+.$`2014`[13]+.$`2014`[14]+.$`2014`[15]+.$`2014`[16]+.$`2014`[17]),
          `2015`=sum(.$`2015`[12]+.$`2015`[13]+.$`2015`[14]+.$`2015`[15]+.$`2015`[16]+.$`2015`[17]),
          `2016`=sum(.$`2016`[12]+.$`2016`[13]+.$`2016`[14]+.$`2016`[15]+.$`2016`[16]+.$`2016`[17]),
          `2017`=sum(.$`2017`[12]+.$`2017`[13]+.$`2017`[14]+.$`2017`[15]+.$`2017`[16]+.$`2017`[17])) %>%
  
  add_row(Rama.Actividad.Económica="Actividades  no  especiftcadas",
          `2011`=sum(.$`2011`[18]),
          `2012`=sum(.$`2012`[18]),
          `2013`=sum(.$`2013`[18]),
          `2014`=sum(.$`2014`[18]),
          `2015`=sum(.$`2015`[18]),
          `2016`=sum(.$`2016`[18]),
          `2017`=sum(.$`2017`[18]))

colnames(cuadro4_4)<-c("Rama.Actividad.Económica",2018)

cuadro4_4<-cuadro4_4 %>% add_row(Rama.Actividad.Económica="Agricultura  y  pesca",
                                 `2018`=sum(.$`2018`[1])) %>% 
  
  add_row(Rama.Actividad.Económica="Minería",
          `2018`=sum(.$`2018`[2])) %>%
  
  add_row(Rama.Actividad.Económica="Industria",
          `2018`=sum(.$`2018`[3])) %>%
  
  add_row(Rama.Actividad.Económica="Electricidad,  gas  y  agua",
          `2018`=sum(.$`2018`[4]+.$`2018`[5])) %>%
  
  add_row(Rama.Actividad.Económica="Construcción",
          `2018`=sum(.$`2018`[6])) %>%
  
  add_row(Rama.Actividad.Económica="Comercio",
          `2018`=sum(.$`2018`[7]+.$`2018`[9])) %>%
  
  add_row(Rama.Actividad.Económica="Transporte  y  comunicaciones",
          `2018`=sum(.$`2018`[8]+.$`2018`[10])) %>%
  
  add_row(Rama.Actividad.Económica="Establecimientos  ftnancieros",
          `2018`=sum(.$`2018`[11]+.$`2018`[12])) %>%
  
  add_row(Rama.Actividad.Económica="Servicios",
          `2018`=sum(.$`2018`[13]+.$`2018`[14]+.$`2018`[15]+.$`2018`[16]+.$`2018`[17]+.$`2018`[18]+.$`2018`[19]+.$`2018`[20]+.$`2018`[21])) %>%
  
  add_row(Rama.Actividad.Económica="Actividades  no  especiftcadas",
          `2018`=sum(.$`2018`[22]))

cuadro5_hombres<-merge(cuadro4_2,cuadro4_3,by="Rama.Actividad.Económica",all.x = TRUE)
cuadro5_hombres<-merge(cuadro5_hombres,cuadro4_4,by="Rama.Actividad.Económica",all.x = TRUE)

cuadro5_hombres<-unique( cuadro5_hombres )
cuadro5_hombres<-cuadro5_hombres[-3,]


# mujeres
cuadro4_2<-cuadro4_2_sexo %>% select(1,4-1,7-1,10-1,13-1,16-1,19-1,22-1,25-1,28-1)
cuadro4_3<-cuadro4_3_sexo %>% select(1,4-1,7-1,10-1,13-1,16-1,19-1,22-1)
cuadro4_4<-cuadro4_4_sexo %>% select(1,4-1)

colnames(cuadro4_2)<-c("Rama.Actividad.Económica",2002,2003,2004,2005,2006,2007,2008,2009,2010)

colnames(cuadro4_3)<-c("Rama.Actividad.Económica",2011,2012,2013,2014,2015,2016,2017)

cuadro4_3<-cuadro4_3 %>% add_row(Rama.Actividad.Económica="Agricultura  y  pesca",
                                 `2011`=sum(.$`2011`[1]+.$`2011`[2]),
                                 `2012`=sum(.$`2012`[1]+.$`2012`[2]),
                                 `2013`=sum(.$`2013`[1]+.$`2013`[2]),
                                 `2014`=sum(.$`2014`[1]+.$`2014`[2]),
                                 `2015`=sum(.$`2015`[1]+.$`2015`[2]),
                                 `2016`=sum(.$`2016`[1]+.$`2016`[2]),
                                 `2017`=sum(.$`2017`[1]+.$`2017`[2])) %>% 
  
  add_row(Rama.Actividad.Económica="Minería",
          `2011`=sum(.$`2011`[3]),
          `2012`=sum(.$`2012`[3]),
          `2013`=sum(.$`2013`[3]),
          `2014`=sum(.$`2014`[3]),
          `2015`=sum(.$`2015`[3]),
          `2016`=sum(.$`2016`[3]),
          `2017`=sum(.$`2017`[3])) %>%
  
  add_row(Rama.Actividad.Económica="Industria",
          `2011`=sum(.$`2011`[4]),
          `2012`=sum(.$`2012`[4]),
          `2013`=sum(.$`2013`[4]),
          `2014`=sum(.$`2014`[4]),
          `2015`=sum(.$`2015`[4]),
          `2016`=sum(.$`2016`[4]),
          `2017`=sum(.$`2017`[4])) %>%
  
  add_row(Rama.Actividad.Económica="Electricidad,  gas  y  agua",
          `2011`=sum(.$`2011`[5]),
          `2012`=sum(.$`2012`[5]),
          `2013`=sum(.$`2013`[5]),
          `2014`=sum(.$`2014`[5]),
          `2015`=sum(.$`2015`[5]),
          `2016`=sum(.$`2016`[5]),
          `2017`=sum(.$`2017`[5])) %>%
  
  add_row(Rama.Actividad.Económica="Construcción",
          `2011`=sum(.$`2011`[6]),
          `2012`=sum(.$`2012`[6]),
          `2013`=sum(.$`2013`[6]),
          `2014`=sum(.$`2014`[6]),
          `2015`=sum(.$`2015`[6]),
          `2016`=sum(.$`2016`[6]),
          `2017`=sum(.$`2017`[6])) %>%
  
  add_row(Rama.Actividad.Económica="Comercio",
          `2011`=sum(.$`2011`[7]+.$`2011`[8]),
          `2012`=sum(.$`2012`[7]+.$`2012`[8]),
          `2013`=sum(.$`2013`[7]+.$`2013`[8]),
          `2014`=sum(.$`2014`[7]+.$`2014`[8]),
          `2015`=sum(.$`2015`[7]+.$`2015`[8]),
          `2016`=sum(.$`2016`[7]+.$`2016`[8]),
          `2017`=sum(.$`2017`[7]+.$`2017`[8])) %>%
  
  add_row(Rama.Actividad.Económica="Transporte  y  comunicaciones",
          `2011`=sum(.$`2011`[9]),
          `2012`=sum(.$`2012`[9]),
          `2013`=sum(.$`2013`[9]),
          `2014`=sum(.$`2014`[9]),
          `2015`=sum(.$`2015`[9]),
          `2016`=sum(.$`2016`[9]),
          `2017`=sum(.$`2017`[9])) %>%
  
  add_row(Rama.Actividad.Económica="Establecimientos  ftnancieros",
          `2011`=sum(.$`2011`[10]+.$`2011`[11]),
          `2012`=sum(.$`2012`[10]+.$`2012`[11]),
          `2013`=sum(.$`2013`[10]+.$`2013`[11]),
          `2014`=sum(.$`2014`[10]+.$`2014`[11]),
          `2015`=sum(.$`2015`[10]+.$`2015`[11]),
          `2016`=sum(.$`2016`[10]+.$`2016`[11]),
          `2017`=sum(.$`2017`[10]+.$`2017`[11])) %>%
  
  add_row(Rama.Actividad.Económica="Servicios",
          `2011`=sum(.$`2011`[12]+.$`2011`[13]+.$`2011`[14]+.$`2011`[15]+.$`2011`[16]+.$`2011`[17]),
          `2012`=sum(.$`2012`[12]+.$`2012`[13]+.$`2012`[14]+.$`2012`[15]+.$`2012`[16]+.$`2012`[17]),
          `2013`=sum(.$`2013`[12]+.$`2013`[13]+.$`2013`[14]+.$`2013`[15]+.$`2013`[16]+.$`2013`[17]),
          `2014`=sum(.$`2014`[12]+.$`2014`[13]+.$`2014`[14]+.$`2014`[15]+.$`2014`[16]+.$`2014`[17]),
          `2015`=sum(.$`2015`[12]+.$`2015`[13]+.$`2015`[14]+.$`2015`[15]+.$`2015`[16]+.$`2015`[17]),
          `2016`=sum(.$`2016`[12]+.$`2016`[13]+.$`2016`[14]+.$`2016`[15]+.$`2016`[16]+.$`2016`[17]),
          `2017`=sum(.$`2017`[12]+.$`2017`[13]+.$`2017`[14]+.$`2017`[15]+.$`2017`[16]+.$`2017`[17])) %>%
  
  add_row(Rama.Actividad.Económica="Actividades  no  especiftcadas",
          `2011`=sum(.$`2011`[18]),
          `2012`=sum(.$`2012`[18]),
          `2013`=sum(.$`2013`[18]),
          `2014`=sum(.$`2014`[18]),
          `2015`=sum(.$`2015`[18]),
          `2016`=sum(.$`2016`[18]),
          `2017`=sum(.$`2017`[18]))

colnames(cuadro4_4)<-c("Rama.Actividad.Económica",2018)

cuadro4_4<-cuadro4_4 %>% add_row(Rama.Actividad.Económica="Agricultura  y  pesca",
                                 `2018`=sum(.$`2018`[1])) %>% 
  
  add_row(Rama.Actividad.Económica="Minería",
          `2018`=sum(.$`2018`[2])) %>%
  
  add_row(Rama.Actividad.Económica="Industria",
          `2018`=sum(.$`2018`[3])) %>%
  
  add_row(Rama.Actividad.Económica="Electricidad,  gas  y  agua",
          `2018`=sum(.$`2018`[4]+.$`2018`[5])) %>%
  
  add_row(Rama.Actividad.Económica="Construcción",
          `2018`=sum(.$`2018`[6])) %>%
  
  add_row(Rama.Actividad.Económica="Comercio",
          `2018`=sum(.$`2018`[7]+.$`2018`[9])) %>%
  
  add_row(Rama.Actividad.Económica="Transporte  y  comunicaciones",
          `2018`=sum(.$`2018`[8]+.$`2018`[10])) %>%
  
  add_row(Rama.Actividad.Económica="Establecimientos  ftnancieros",
          `2018`=sum(.$`2018`[11]+.$`2018`[12])) %>%
  
  add_row(Rama.Actividad.Económica="Servicios",
          `2018`=sum(.$`2018`[13]+.$`2018`[14]+.$`2018`[15]+.$`2018`[16]+.$`2018`[17]+.$`2018`[18]+.$`2018`[19]+.$`2018`[20]+.$`2018`[21])) %>%
  
  add_row(Rama.Actividad.Económica="Actividades  no  especiftcadas",
          `2018`=sum(.$`2018`[22]))

cuadro5_mujeres<-merge(cuadro4_2,cuadro4_3,by="Rama.Actividad.Económica",all.x = TRUE)
cuadro5_mujeres<-merge(cuadro5_mujeres,cuadro4_4,by="Rama.Actividad.Económica",all.x = TRUE)

cuadro5_mujeres<-unique( cuadro5_mujeres )
cuadro5_mujeres<-cuadro5_mujeres[-3,]

## combinar y crear cuadro 5

cuadro5_hombres<-cuadro5_hombres %>% mutate(sexo="hombres")
cuadro5_mujeres<-cuadro5_mujeres %>% mutate(sexo="mujeres")
cuadro5<-rbind(cuadro5_hombres,cuadro5_mujeres)

cuadro5 %>% filter(Rama.Actividad.Económica!="Total") %>% 
  gather(ano,afiliados,-Rama.Actividad.Económica,-sexo) %>% mutate(afiliados=as.numeric(afiliados),
                                                             ano=as.numeric(ano)) %>% 
  ggplot(aes(x=ano,y=afiliados,color=Rama.Actividad.Económica)) + geom_line() + geom_point() + theme_bw() + facet_wrap(~sexo) + 
  labs(title = "Gráfico 5. Cantidad de afiliados activos a nivel nacional, por rama de actividad económica y sexo",
       x="Anos",
       y = "Trabajadores sindicalizados",
       caption = "Fuente: Compendio estadístico Dirección del Trabajo") + 
  theme(legend.position = "bottom",plot.title = element_text(size=12),
        plot.subtitle = element_text(size=10),
        plot.caption = element_text(size=8)) + scale_y_continuous(labels=function(x) format(x, big.mark = ".", scientific = FALSE))+
  scale_x_continuous(limits = c(2002, 2018),breaks = c(2002,2010,2018))



ggsave(
  plot = last_plot(),
  filename = "Output/Graficos/1. OOSS/grafico5.Cantidad de afiliados a nivel nacional, por rama de actividad económica y sexo.png",
  device = "png",
  dpi = "retina",
  units = "cm",
  width = 33,
  height = 17
)



#### Cuadro 6. Cantidad de sindicatos activos, según tipo de sindicato, años 1991 a 2009 ####
#### Cuadro 7. Poder sindical por rama (cantidad de afiliados por rama sobre la cantida de sindicatos por rama) ####

cuadro4_7<-cuadro4[,-2] #se quita año 1990 por falta de datos

cuadro7_1 <-merge(cuadro3, cuadro4_7, by="Rama.Actividad.Económica", all.x = TRUE)

names(cuadro7_1) <-c("Rama.Actividad.Económica", "sindicatos_91",
                     "sindicatos_92",
                     "sindicatos_93",
                     "sindicatos_94",
                     "sindicatos_95",
                     "sindicatos_96",
                     "sindicatos_97",
                     "sindicatos_98",
                     "sindicatos_99",
                     "sindicatos_00",
                     "sindicatos_01",
                     "sindicatos_02",
                     "sindicatos_03",
                     "sindicatos_04",
                     "sindicatos_05",
                     "sindicatos_06",
                     "sindicatos_07",
                     "sindicatos_08",
                     "sindicatos_09",
                     "sindicatos_10",
                     "sindicatos_11",
                     "sindicatos_12",
                     "sindicatos_13",
                     "sindicatos_14",
                     "sindicatos_15",
                     "sindicatos_16",
                     "sindicatos_17",
                     "sindicatos_18",
                     "afiliados_91",
                     "afiliados_92",
                     "afiliados_93",
                     "afiliados_94",
                     "afiliados_95",
                     "afiliados_96",
                     "afiliados_97",
                     "afiliados_98",
                     "afiliados_99",
                     "afiliados_00",
                     "afiliados_01",
                     "afiliados_02",
                     "afiliados_03",
                     "afiliados_04",
                     "afiliados_05",
                     "afiliados_06",
                     "afiliados_07",
                     "afiliados_08",
                     "afiliados_09",
                     "afiliados_10",
                     "afiliados_11",
                     "afiliados_12",
                     "afiliados_13",
                     "afiliados_14",
                     "afiliados_15",
                     "afiliados_16",
                     "afiliados_17",
                     "afiliados_18")

cuadro7 <- cuadro7_1 %>% group_by(Rama.Actividad.Económica) %>% 
  mutate(Poder_1991=afiliados_91/sindicatos_91,
         Poder_1992=afiliados_92/sindicatos_92,
         Poder_1993=afiliados_93/sindicatos_93,
         Poder_1994=afiliados_94/sindicatos_94,
         Poder_1995=afiliados_95/sindicatos_95,
         Poder_1996=afiliados_96/sindicatos_96,
         Poder_1997=afiliados_97/sindicatos_97,
         Poder_1998=afiliados_98/sindicatos_98,
         Poder_1999=afiliados_99/sindicatos_99,
         Poder_2000=afiliados_00/sindicatos_00,
         Poder_2001=afiliados_01/sindicatos_01,
         Poder_2002=afiliados_02/sindicatos_02,
         Poder_2003=afiliados_03/sindicatos_03,
         Poder_2004=afiliados_04/sindicatos_04,
         Poder_2005=afiliados_05/sindicatos_05,
         Poder_2006=afiliados_06/sindicatos_06,
         Poder_2007=afiliados_07/sindicatos_07,
         Poder_2008=afiliados_08/sindicatos_08,
         Poder_2009=afiliados_09/sindicatos_09,
         Poder_2010=afiliados_10/sindicatos_10,
         Poder_2011=afiliados_11/sindicatos_11,
         Poder_2012=afiliados_12/sindicatos_12,
         Poder_2013=afiliados_13/sindicatos_13,
         Poder_2014=afiliados_14/sindicatos_14,
         Poder_2015=afiliados_15/sindicatos_15,
         Poder_2016=afiliados_16/sindicatos_16,
         Poder_2017=afiliados_17/sindicatos_17,
         Poder_2018=afiliados_18/sindicatos_18) %>% as.data.frame()


cuadro7 <- select(cuadro7, Rama.Actividad.Económica, 
                  Poder_1991, 
                  Poder_1992, 
                  Poder_1993,
                  Poder_1994,
                  Poder_1995,
                  Poder_1996,
                  Poder_1997,
                  Poder_1998,
                  Poder_1999,
                  Poder_2000,
                  Poder_2001,
                  Poder_2002,
                  Poder_2003,
                  Poder_2004,
                  Poder_2005,
                  Poder_2006,
                  Poder_2007,
                  Poder_2008,
                  Poder_2009,
                  Poder_2010,
                  Poder_2011,
                  Poder_2012,
                  Poder_2013,
                  Poder_2014,
                  Poder_2015,
                  Poder_2016,
                  Poder_2017,
                  Poder_2018)

cuadro7[,-1] <-round(cuadro7[,-1],1) 
cuadro7

## Poder sindical año 2018 (ramas desagregadas) 

cuadro7 %>% filter(Rama.Actividad.Económica!="Total") %>% 
  ggplot(aes(x=as.factor(reorder(Rama.Actividad.Económica,`Poder_2018`)),y=`Poder_2018`))+
  geom_bar(stat="identity", fill="#d8576b", colour="black", width=0.8) + 
  scale_y_continuous(labels=function(x) format(x, big.mark = ".", scientific = FALSE)) +
  theme_bw() +  coord_flip() + 
  geom_text(aes(label = format(`Poder_2018`, big.mark = ".", scientific = FALSE)), hjust=-0.5, colour = "black", size=3.0) +
  labs(title="Gráfico 6. Poder sindical por rama de actividad económica en 2018",
       x="Ramas de actividad económica", 
       y = "Poder sindical",
       caption = "Observatorio Sindical")

ggsave(
  plot = last_plot(),
  filename = "Output/Nuevo/grafico6.Poder sindical por rama de actividad económica en 2018.png",
  device = "png",
  dpi = "retina",
  units = "cm",
  width = 33,
  height = 17
)
 

#### Guardar tablas ####
library(writexl)
write_xlsx(cuadro1,"Output/Cuadros/1. OOSS/cuadro1.xlsx", col_names = TRUE,format_headers = TRUE)
write_xlsx(cuadro2,"Output/Cuadros/1. OOSS/cuadro2.xlsx", col_names = TRUE,format_headers = TRUE)
write_xlsx(cuadro3,"Output/Cuadros/1. OOSS/cuadro3.xlsx", col_names = TRUE,format_headers = TRUE)
write_xlsx(cuadro4,"Output/Cuadros/1. OOSS/cuadro4.xlsx", col_names = TRUE,format_headers = TRUE)
write_xlsx(cuadro5,"Output/Cuadros/1. OOSS/cuadro5.xlsx", col_names = TRUE,format_headers = TRUE)
write_xlsx(cuadro7,"Output/Nuevo/cuadro7.xlsx", col_names = TRUE,format_headers = TRUE)
